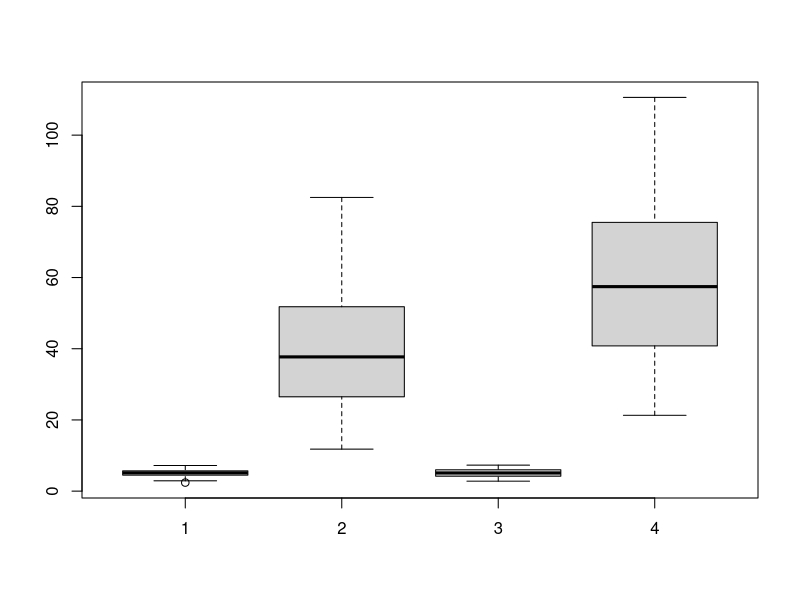
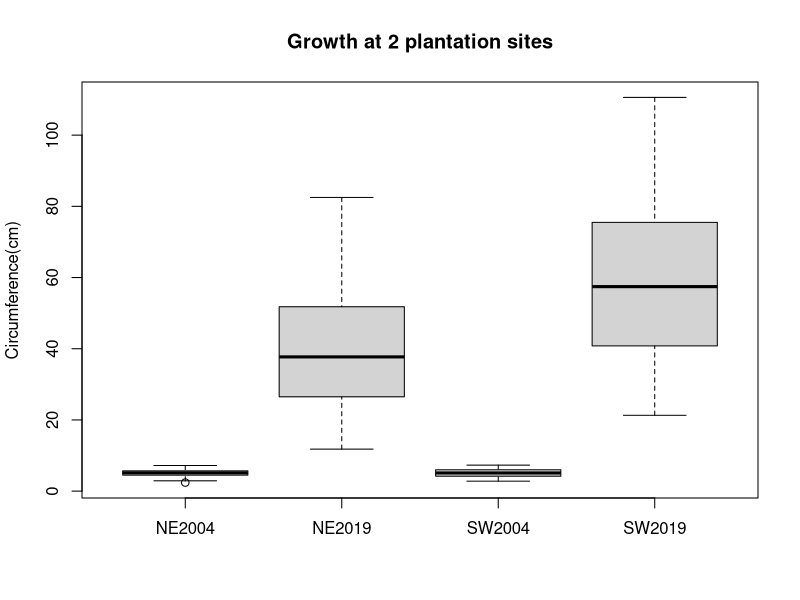

These figures' R source, in order:
#Question 1.Read in the file, making the gene accession numbers the row names. Show a table of values for the first six genes
list.files()
x<-read.table("data/gene_expression.tsv")
head(x)
str(x)
x <- read.table("data/gene_expression.tsv", header = TRUE)
head(x)
str(x)
x<- read.table("data/gene_expression.tsv", header = TRUE, stringsAsFactors = FALSE, row.names = 1)
head(x)
str(x)

x[1:6,1:2]
#Question 2. Make a new column which is the mean of the other columns. Show a table of values for the first six genes.
x$Mean_cal <- rowMeans(x)
head(x)
#Question 3. 
order(x$Mean_cal)
order(-x$Mean_cal)
x[order(-x$Mean_cal),]
Highest_mean <-x[order(-x$Mean_cal),]
head(Highest_mean,10)
#question4 
subset(x,Mean_cal<10)

#Question6. Import this csv file into an R object. What are the column names? 
y<- read.csv("data/growth_data.csv")
head(y)
str(y)
y <- read.csv("data/growth_data.csv", header = TRUE)
head(y)
y <- read.csv("data/growth_data.csv", header = TRUE, stringsAsFactors = FALSE)
head(y)
str(y)
subset(y,Site=="northeast")
NE <- subset(y,Site=="northeast")
SE <- subset(y,Site=="southwest")
head(NE)
head(SE)
#Name of the columns are- "site", "TreeID","Circumf_2004_cm", "Circumf_2009_cm", "Circumf_2014_cm " and "Circumf_2019_cm"

#Question7. Calculate the mean and standard deviation of tree circumference at the start and end of the study at both sites. 
mean(NE$Circumf_2004_cm)#for 
mean(NE$Circumf_2019_cm)
mean(SE$Circumf_2004_cm)
mean(SE$Circumf_2019_cm)
sd(NE$Circumf_2004_cm)
sd(NE$Circumf_2019_cm)
sd(NE$Circumf_2004_cm)
sd(NE$Circumf_2019_cm)
# Question 8.Make a box plot of tree circumference at the start and end of the study at both sites.
boxplot(NE$Circumf_2004_cm,NE$Circumf_2019_cm,SE$Circumf_2004_cm,SE$Circumf_2019_cm)
boxplot(NE$Circumf_2004_cm,NE$Circumf_2019_cm,SE$Circumf_2004_cm,SE$Circumf_2019_cm,names=c("NE2004","NE2019","SW2004","SW2019"),ylab="Circumference(cm)",main="Growth at 2 plantation sites")
#Question 9. Calculate the mean growth over the past 10 years at each site.
